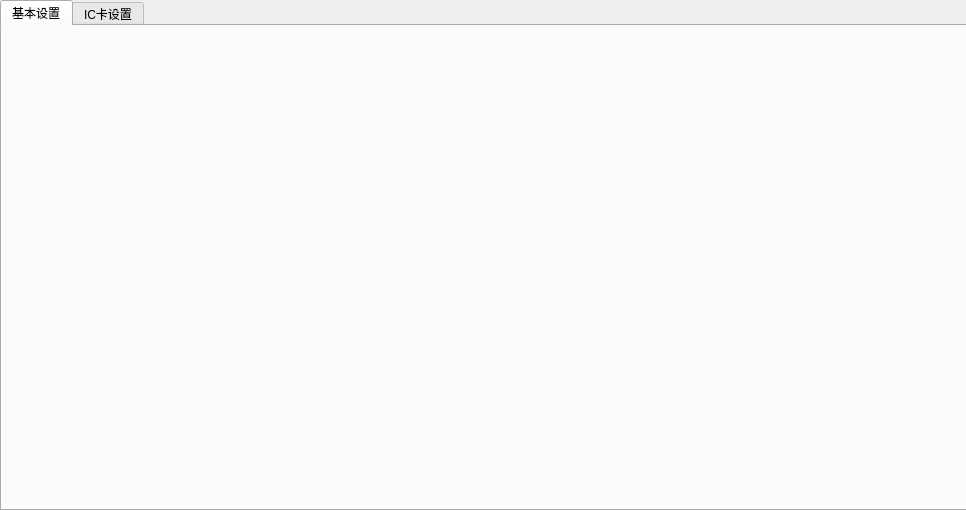
<?xml version="1.0" encoding="UTF-8"?>
<ui version="4.0">
 <class>mainwidget</class>
 <widget class="QWidget" name="mainwidget">
  <property name="geometry">
   <rect>
    <x>0</x>
    <y>0</y>
    <width>966</width>
    <height>510</height>
   </rect>
  </property>
  <property name="windowTitle">
   <string>Widget</string>
  </property>
  <widget class="QTabWidget" name="tabWidget">
   <property name="geometry">
    <rect>
     <x>0</x>
     <y>0</y>
     <width>971</width>
     <height>511</height>
    </rect>
   </property>
   <property name="styleSheet">
    <string notr="true"/>
   </property>
   <property name="currentIndex">
    <number>0</number>
   </property>
   <widget class="QWidget" name="tab_one">
    <attribute name="title">
     <string>基本设置</string>
    </attribute>
   </widget>
   <widget class="QWidget" name="tab_two">
    <attribute name="title">
     <string>IC卡设置</string>
    </attribute>
   </widget>
  </widget>
 </widget>
 <resources/>
 <connections/>
</ui>
